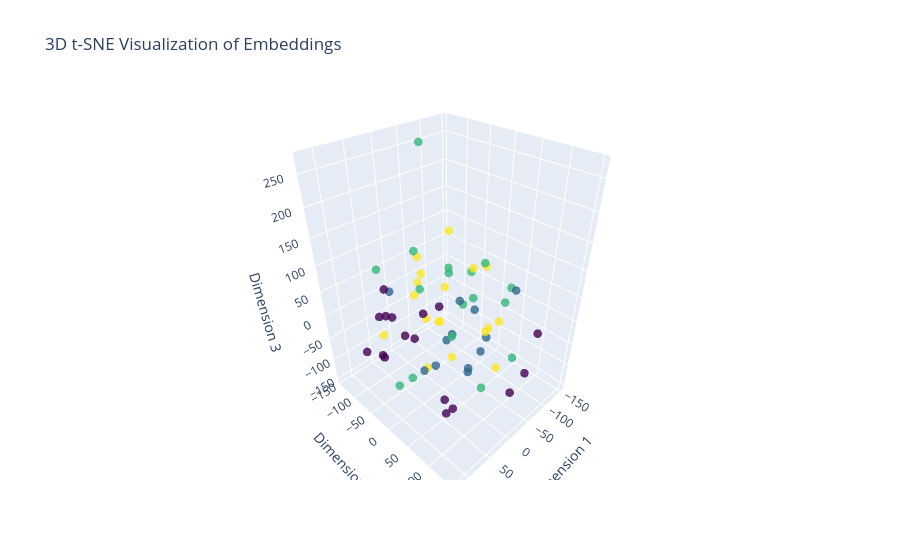

Notebook code cell kept with this figure:
### Markdown cell above
This code snippet provides a summary for generating a 3D t-SNE visualization of embeddings using Plotly. It demonstrates how words that are similar to each other are positioned closer together.

### Code cell
from sklearn.manifold import TSNE
import plotly.graph_objs as go
import numpy as np

# get the batch from the validation datset
batch = next(iter(valid_dataloader))

# extract the label, text, and offset from that batch
label, text, offset = batch

# send the data to device (if available)
text = text.to(device)
offset = offset.to(device)

# get the embded bage output
embded_output = model.emdedding(text, offset)

# Convert tensor to normal numpy array
embded_output_numpy = embded_output.detach().cpu().numpy()

# Perform t-SNE on the embeddings to reduce their dimensionality to 3D.
X_embedded_3d = TSNE(n_components=3).fit_transform(embded_output_numpy)

# Create a 3D scatter plot using Plotly
trace = go.Scatter3d(
    x=X_embedded_3d[:,0],
    y = X_embedded_3d[:,1],
    z=X_embedded_3d[:,2],
    mode='markers',
    marker=dict(
        size = 5,
        color=label.numpy(),
        colorscale='Viridis',  # Choose a colorscale
        opacity=0.8
    )
)

layout = go.Layout(title="3D t-SNE Visualization of Embeddings",
                   scene=dict(
                        xaxis_title = 'Dimension 1',
                        yaxis_title='Dimension 2',
                        zaxis_title='Dimension 3'
                   ))

fig = go.Figure(data=[trace], layout=layout)
fig.show()

### Figure 1 — Plotly figure (JSON) as saved in the notebook; plotly's stock layout.template omitted (floating-point values rounded to 4 significant figures)
{"data": [{"marker": {"color": [3, 3, 2, 2, 3, 1, 2, 0, 1, 0, 2, 0, 1, 3, 0, 3, 2, 3, 0, 0, 1, 3, 2, 0, 3, 2, 3, 1, 2, 2, 3, 2, 3, 1, 2, 1, 2, 0, 3, 2, 0, 0, 0, 1, 3, 1, 0, 2, 0, 0, 3, 2, 2, 1, 3, 2, 1, 1, 3, 0, 0, 3, 0, 3], "colorscale": [[0, "#440154"], [0.1111, "#482878"], [0.2222, "#3e4989"], [0.3333, "#31688e"], [0.4444, "#26828e"], [0.5556, "#1f9e89"], [0.6667, "#35b779"], [0.7778, "#6ece58"], [0.8889, "#b5de2b"], [1, "#fde725"]], "opacity": 0.8, "size": 5}, "mode": "markers", "type": "scatter3d", "x": [20.65, 34.35, 118.0, 85.68, -27.22, -22.93, 64.02, 108.0, 105.3, -79.74, -56.82, -0.9337, 13.74, 10.38, -90.03, 121.4, -16.42, 87.82, 0.8018, 64.96, 71.01, 21.54, -14.48, -31.0, -70.6, -7.8, -68.85, -113.6, -150.2, -46.96, 22.19, 12.11, -99.2, 26.74, -57.73, -87.7, -56.44, 12.18, -73.52, -61.01, 83.54, 101.6, 80.08, -46.46, -81.92, -40.36, 35.67, -0.232, 61.29, -19.2, 53.88, -42.32, -11.93, -63.99, 52.44, 0.2781, -52.32, -104.7, -118.9, 36.36, 45.93, 55.65, 24.55, -108.7], "y": [-33.77, -2.257, 59.32, -18.5, -92.17, 76.78, -83.43, -20.95, 3.669, 134.6, 106.6, -142.5, 71.88, -30.78, 113.5, 2.933, -1.987, 83.51, 148.8, 73.73, 31.0, 133.5, -83.79, -85.06, -67.39, 38.26, -131.1, -69.16, 24.94, -97.38, 115.5, -41.07, 6.448, 9.457, 15.26, -7.154, -42.8, -61.39, -59.22, 34.78, -60.02, -81.44, 103.5, 18.85, 54.56, -17.73, -108.6, 60.56, -95.3, -28.15, 50.47, 93.39, 80.59, -56.45, 74.07, 21.36, 41.48, 67.68, -41.03, -109.4, -45.11, -2.905, 28.3, 4.448], "z": [120.8, 25.45, -1.813, -101.5, 21.98, -0.8982, 94.6, -22.29, 116.8, 7.733, -48.17, -71.66, -55.53, -120.6, -103.1, 46.91, 88.85, 99.94, -54.73, -112.6, -40.91, 2.829, 95.65, -47.16, 2.874, 52.77, 3.425, -52.4, 7.499, 267.5, 68.02, 52.18, 67.79, -75.76, 27.28, -26.01, 62.19, -67.51, 120.9, 103.9, 23.92, -54.37, -63.35, -127.0, -15.02, -62.46, 29.92, 127.5, -98.31, 6.452, 60.8, 67.43, -105.7, -115.6, 5.135, -19.38, -73.66, 45.71, 33.82, -28.76, -29.79, 81.85, -148.8, -83.97]}], "layout": {"scene": {"xaxis": {"title": {"text": "Dimension 1"}}, "yaxis": {"title": {"text": "Dimension 2"}}, "zaxis": {"title": {"text": "Dimension 3"}}}, "title": {"text": "3D t-SNE Visualization of Embeddings"}}}
